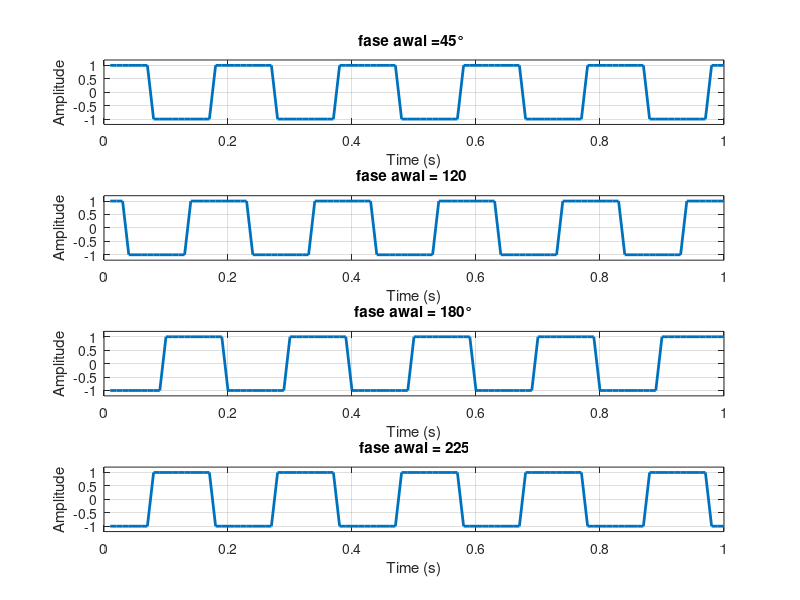

The MATLAB source for this figure:
Fs=100;
t=(1:100)/Fs;
f = [pi/4, 2*pi/3, pi, 5*pi/4];
judul = {'fase awal =45° ', 'fase awal = 120 ', 'fase awal = 180°', 'fase awal = 225'};

figure; % Membuat figure baru

for i = 1:length(f)
    s1=square(2*pi*5*t + f(i));   % Sinyal dengan fase yang berbeda
    subplot(length(f), 1, i); % Subplot untuk setiap fase
    plot(t,s1,'linewidth',2)  % Plot sinyal
    axis([0 1 -1.2 1.2])
    title(judul{i}); % Judul untuk setiap subplot
    xlabel('Time (s)'); % Label sumbu x
    ylabel('Amplitude'); % Label sumbu y
    grid on; % Menampilkan grid
end